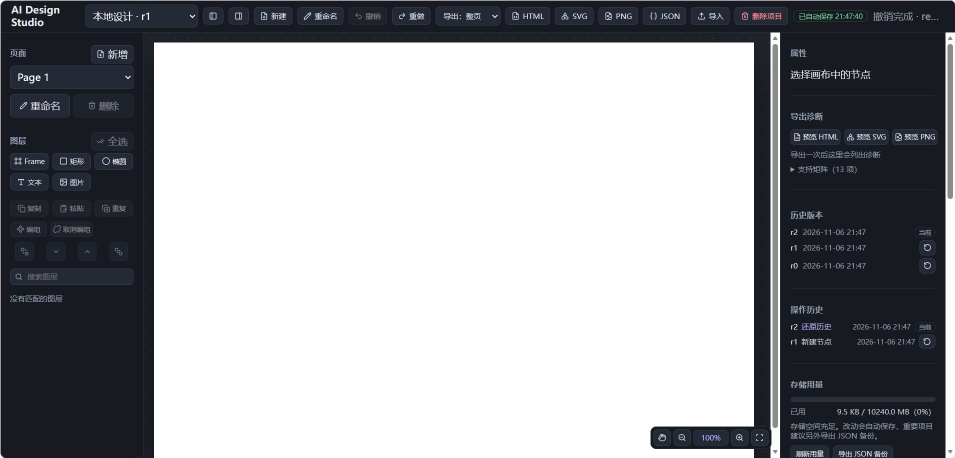
#> input picture .tmp-layout/shot.png, 1910 x 915 px, found by its file name (shown at 1/2 size)
$ python crop.py
#> lines starting #> are read from the running program, lines starting #| are printed output that depends on the picture
from PIL import Image

im = Image.open(r'.tmp-layout/shot.png').convert('RGB')
#> im is the input picture: PIL image 1910x915 RGB; mean R, G, B 161.2, 162.7, 166
w, h = im.size
#> w = 1910; h = 915
im.crop((1830, 0, w, h)).resize((80 * 4, h)).save(r'.tmp-layout/crop-right.png')
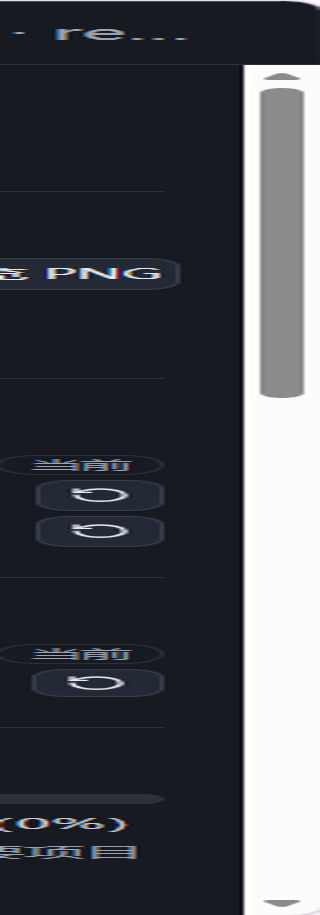
#> saved as crop-right.png: PIL image 320x915 RGB; mean R, G, B 71.6, 74.1, 79.9
im.crop((250, 820, 1910, 915)).save(r'.tmp-layout/crop-bottom.png')
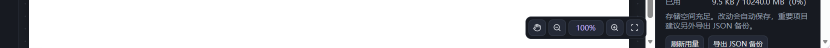
#> saved as crop-bottom.png: PIL image 1660x95 RGB (shown at 1/2 size); mean R, G, B 186.6, 187.8, 190.6
im.crop((250, 55, 1600, 200)).save(r'.tmp-layout/crop-top.png')
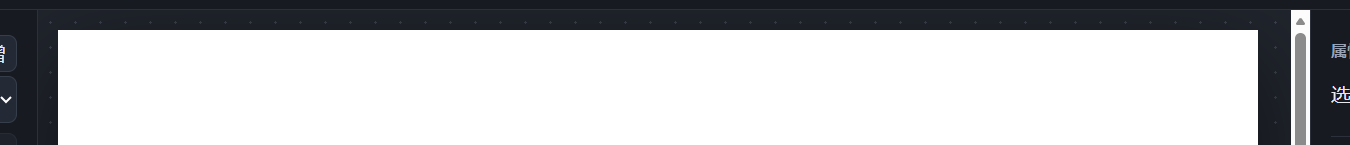
#> saved as crop-top.png: PIL image 1350x145 RGB; mean R, G, B 190.3, 191.3, 193.4
im.crop((1250, 800, 1610, 900)).resize((360 * 3, 100 * 3)).save(r'.tmp-layout/crop-controls.png')
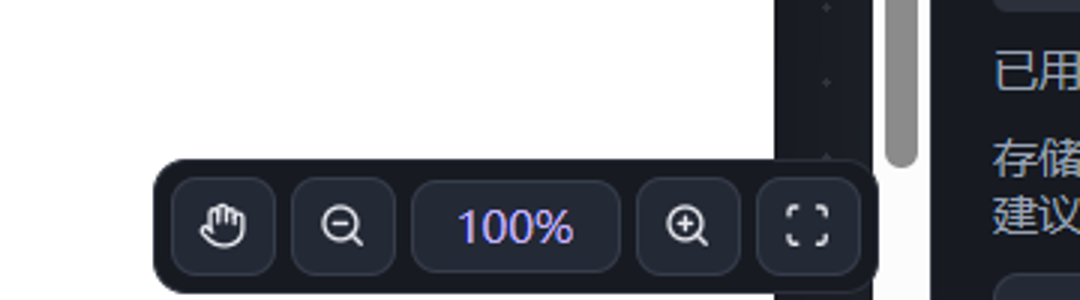
#> saved as crop-controls.png: PIL image 1080x300 RGB; mean R, G, B 146, 148, 153
print([(x, im.getpixel((x, 300))) for x in (0, 100, 250, 300, 400, 1000, 1520, 1550, 1570, 1700, 1880, 1900, 1909)])
#> (printed output is left out)
print([(y, im.getpixel((600, y))) for y in (0, 30, 60, 64, 66, 80, 84, 86, 850, 860, 880, 900, 910, 914)])
#> (printed output is left out)
